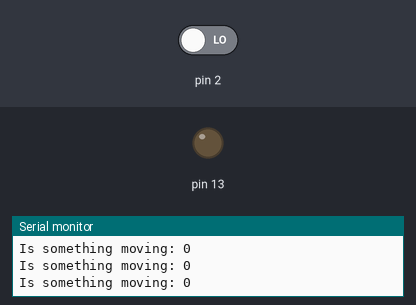
Bench run of a sketch on a simulated Arduino Uno, built with avr-gcc and run on an emulated ATmega328P. Parts: output pins drawn as LEDs (lit = HIGH), the last lines printed to the serial monitor. The test bench sets the inputs (shaded band); at power-on: pin 2 LOW.

Above: at 2.8 s.
2.9 s: pin 2 driven HIGH
At 3.8 s:
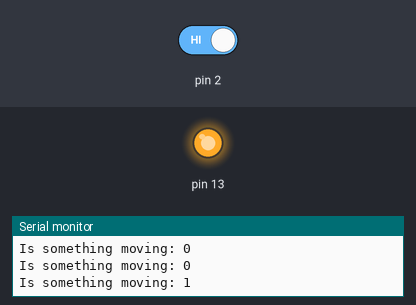
4.5 s: pin 2 driven LOW
At 5.3 s:
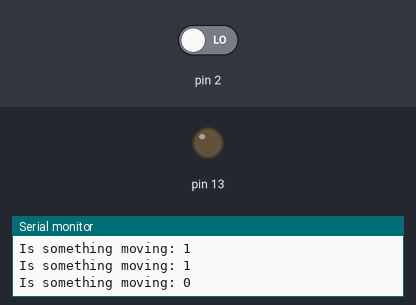
Timing chart, 0 to 7.5 s (numbered marks = the images above; inputs shaded):
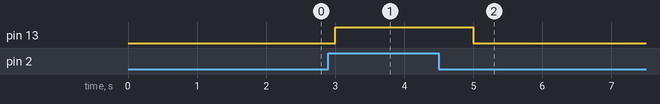

Measured:
- after the input at 2.9 s, pin 13: LOW → HIGH after 0.10 s
- after the input at 4.5 s, pin 13: HIGH → LOW after 0.50 s

The sketch:

code.ino
```cpp
// Shaan Subbaiah B C - 1BM18CS096
// PIR SENSOR

void setup()
{
  Serial.begin(9600);
  pinMode(13, OUTPUT);
  pinMode(2, INPUT);
}

void loop()
{
  int pirVal = digitalRead(2);
  if(pirVal == HIGH)
    digitalWrite(13, HIGH);
  else
    digitalWrite(13, LOW);

  Serial.println((String)"Is something moving: "+pirVal);

  delay(1000);
}
```
